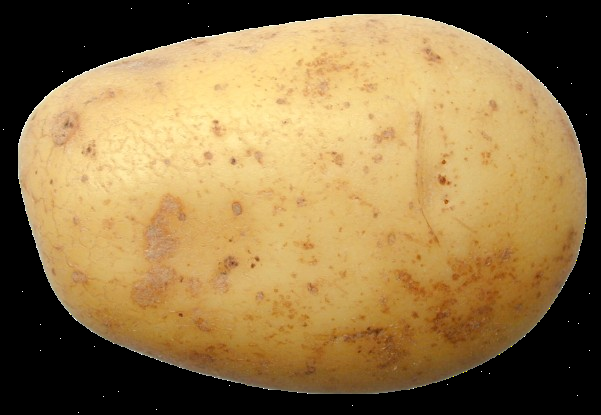
#> input picture dataset/fresh/freshPotato (1).png, 601 x 415 px, found by its file name; its folder holds only this picture in this run
$ jupyter execute --allow-errors Percobaan1-128.ipynb   (older library calls are emulated)
#> lines starting #> are read from the running program, lines starting #| are printed output that depends on the picture
# Import Library

[cell 1]
import os
import cv2 as cv
import matplotlib.pyplot as plt
import numpy as np
import pandas as pd
from sklearn.model_selection import train_test_split, cross_val_predict
from sklearn.metrics import accuracy_score, classification_report
from skimage.feature import graycomatrix, graycoprops
from scipy.stats import entropy
from sklearn.ensemble import RandomForestClassifier
from sklearn.svm import SVC
from sklearn.neighbors import KNeighborsClassifier
from sklearn.metrics import accuracy_score, precision_score, recall_score, f1_score, confusion_matrix, classification_report
from sklearn.metrics import (confusion_matrix, ConfusionMatrixDisplay)
import seaborn as sns

Library seperti os digunakan untuk mengelola file dan direktori, sedangkan cv2 dari OpenCV. matplotlib.pyplot dan seaborn digunakan untuk visualisasi data dan hasil analisis. numpy dan pandas adalah pustaka fundamental untuk pengolahan array dan manipulasi data tabel. Untuk fitur dan tekstur gambar, digunakan graycomatrix dan graycoprops dari skimage, serta entropy dari scipy.stats. Library sklearn menyediakan berbagai alat penting dalam machine learning, seperti pemisahan data (train_test_split), validasi silang (cross_val_predict), pemodelan menggunakan algoritma seperti Random Forest, SVM, dan K-Nearest Neighbors, serta evaluasi performa model melalui metrik seperti akurasi, presisi, recall, F1-score, dan confusion matrix. Keseluruhan library ini bekerja sama untuk membangun sistem analisis citra berbasis machine learning yang terstruktur dan efisien.

# Define Resize Function

[cell 2]
def resize(image, new_row, new_column):
    row, column = image.shape
    new_image = np.zeros((new_row, new_column), dtype=np.uint8)

    for i in range(new_row):
        for j in range(new_column):
            x = int(i * row / new_row)
            y = int(j * column / new_column)

            x = min(x, row - 1)
            y = min(y, column - 1)

            new_image[i, j] = image[x, y]

    return new_image

Fungsi di atas merupakan fungsi resize manual yang digunakan untuk mengubah ukuran citra grayscale ke dimensi baru dengan metode nearest neighbor. Setiap piksel pada citra hasil mengambil nilai dari piksel terdekat di citra asli berdasarkan skala. Fungsi ini membantu standarisasi ukuran citra sebelum proses ekstraksi fitur dalam sistem analisis citra berbasis machine learning.

# Define Display Function

[cell 3]
def display(data, labels, samples_per_label=5):
    unique_labels = np.unique(labels)
    num_unique_labels = len(unique_labels)

    plt.figure(figsize=(samples_per_label * 2, num_unique_labels * 2))

    for i, label in enumerate(unique_labels):
        indices = np.where(labels == label)[0]

        selected_indices = indices[:samples_per_label]

        for j, idx in enumerate(selected_indices):
            plt.subplot(num_unique_labels, samples_per_label, i * samples_per_label + j + 1)
            plt.imshow(data[idx], cmap='gray')
            plt.axis('off')

            if j == 0:
                plt.title(f"Label: {label}")

    plt.tight_layout()
    plt.show()

Fungsi ini secara umum digunakan untuk menampilkan contoh-contoh gambar dari setiap kategori dalam dataset secara terstruktur. Gambar-gambar ditampilkan dalam grid, di mana setiap baris dikelompokkan berdasarkan label atau kelas yang berbeda. Untuk setiap kategori, sejumlah gambar akan ditampilkan dalam beberapa baris dan kolom sesuai jumlah yang telah ditentukan. Fungsi ini membantu dalam memvisualisasikan sebaran data dan memastikan bahwa gambar dalam setiap kategori telah dimuat dengan benar. Judul label ditampilkan hanya sekali di bagian atas blok gambar agar lebih jelas dan tidak membingungkan.

# Data Loading

[cell 4]
data = []
labels = []
file_name = []

for sub_folder in os.listdir("dataset\\"):
    sub_folder_files = os.listdir(os.path.join("dataset\\", sub_folder))
    for i, filename in enumerate(sub_folder_files):
        img_path = os.path.join("dataset\\", sub_folder, filename)
        img = cv.imread(img_path)
#> img is the input picture: shape (415, 601, 3); mean B, G, R 71.3, 117.6, 145.4

        img = cv.cvtColor(img, cv.COLOR_BGR2GRAY)
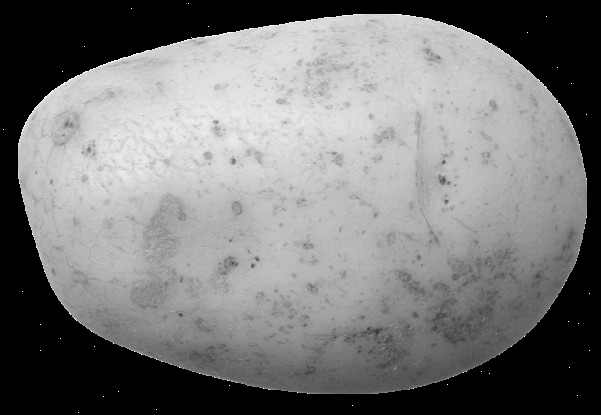
#> img: shape (415, 601); min 0, max 255, mean 120.6
        img = resize(img, 128, 128)  # resize gambar
#> after the loop in resize, `for i in range(new_row):`:
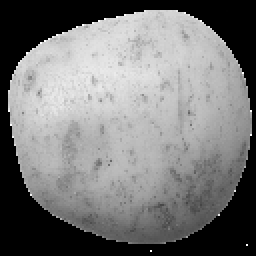
#> new_image: shape (128, 128) (shown 2 times larger); min 0, max 255, mean 120.8

        data.append(img)
        labels.append(sub_folder)
        name = os.path.splitext(filename)[0]
        file_name.append(filename)

data = np.array(data)
labels = np.array(labels)

Fungsi pemuatan data ini secara umum bertujuan untuk membaca seluruh gambar dari suatu folder dataset yang tersusun berdasarkan kategori. Setiap gambar yang ditemukan akan diproses dengan cara diubah ke format hitam putih dan disesuaikan ukurannya agar seragam. Proses ini juga menyaring gambar yang rusak atau tidak bisa dibaca. Setelah itu, semua gambar yang telah diproses, beserta informasi kategorinya, dikumpulkan dan disiapkan dalam bentuk struktur data yang rapi agar dapat digunakan pada tahap analisis atau pelatihan model selanjutnya.

# Data Understanding

Kode ini digunakan untuk menampilkan distribusi jumlah data gambar berdasarkan labelnya. `np.unique` menghitung jumlah kemunculan setiap label, lalu hasilnya diurutkan dan divisualisasikan menggunakan diagram batang (`plt.bar`). Grafik ini membantu memahami apakah data seimbang atau tidak antar label. Informasi tambahan seperti total data, jumlah label unik, dan detail distribusi per label juga ditampilkan di konsol untuk memperkuat analisis awal dataset.

[cell 5]
unique_labels, counts = np.unique(labels, return_counts=True)

sorted_indices = np.argsort(unique_labels)
sorted_labels = unique_labels[sorted_indices]
sorted_counts = counts[sorted_indices]

plt.figure(figsize=(6, 4))
plt.bar(sorted_labels, sorted_counts)
plt.xticks(rotation=45)
plt.ylabel("Jumlah Gambar")
plt.title("Distribusi Data per Label")
plt.tight_layout()
plt.show()
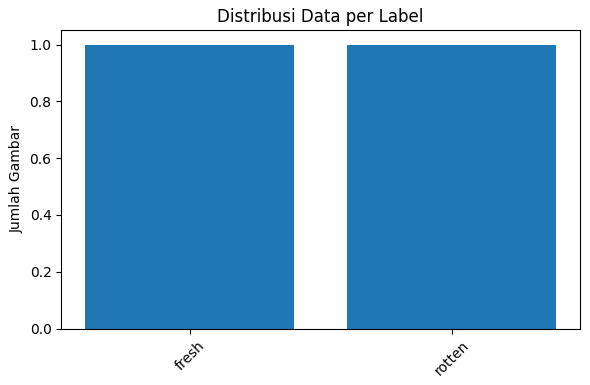
#> figure drawn by matplotlib, 1 panel

print("Jumlah total data:", len(labels))
print("Jumlah label unik:", len(np.unique(labels)))
print("Distribusi label:")
for label, count in zip(sorted_labels, sorted_counts):
    print(f"  {label}: {count} file")

# Display Sample

[cell 6]
display(data, labels)
#> in display, `plt.show()`:
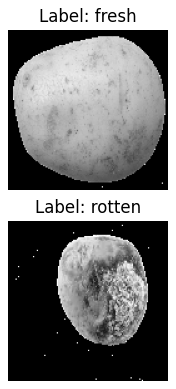
#> figure drawn by matplotlib, 2 panels
#> (the rest of the program and of its run is left out)
